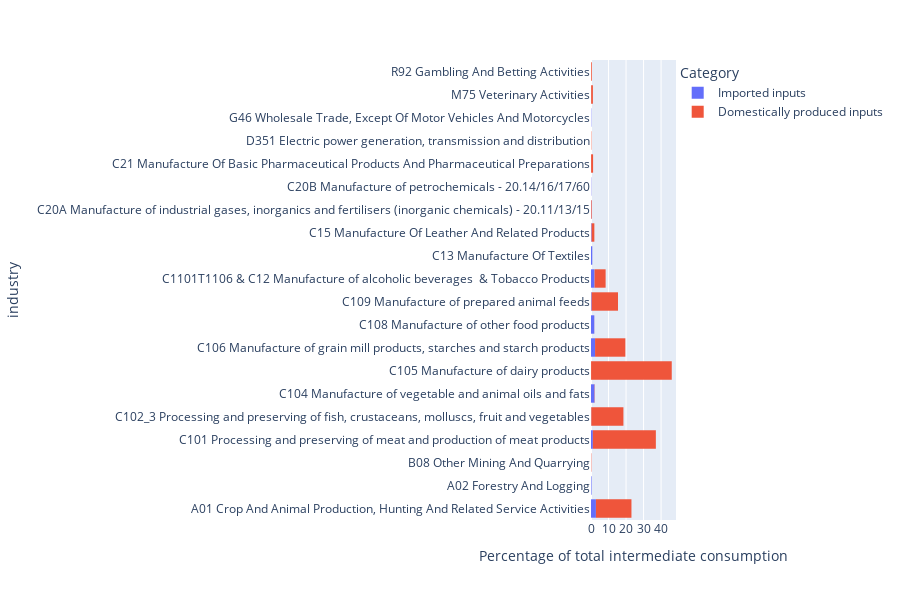

Here is the notebook cell this chart was saved with:
### Code cell
fig = px.histogram(combined_subset, 
                        color='component',
                        y='industry_trun', 
                        x='proportion_total',
                            labels={
                                'component':'Category',
                                'industry_trun':'Industry',
                                'proportion_total': 'Percentage of total intermediate consumption'
                            },
            height=600)

fig.update_layout(xaxis_title='Percentage of total intermediate consumption',
                  margin=dict(l=200))

fig.update_yaxes(categoryorder='array', categoryarray=yarray[::-1])

config = {'displayModeBar': True}

fig

### Figure 1 — Plotly figure (JSON) as saved in the notebook; plotly's stock layout.template omitted (floating-point values rounded to 4 significant figures)
{"data": [{"alignmentgroup": "True", "bingroup": "y", "histfunc": "sum", "hovertemplate": "Category=Imported inputs<br>sum of Percentage of total intermediate consumption=%{x}<br>industry=%{y}<extra></extra>", "legendgroup": "Imported inputs", "marker": {"color": "#636efa", "pattern": {"shape": ""}}, "name": "Imported inputs", "offsetgroup": "Imported inputs", "orientation": "h", "showlegend": true, "type": "histogram", "x": [2.81, 0.3188, 0.02489, 1.063, 0.1574, 1.988, 0.0414, 2.32, 1.86, 0.385, 2.03, 0.7389, 0.3478, 0.1829, 0.1463, 0.05232, 0, 0.1641, 0.07788, 0], "xaxis": "x", "y": ["A01 Crop And Animal Production, Hunting And Related Service Activities", "A02 Forestry And Logging", "B08 Other Mining And Quarrying", "C101 Processing and preserving of meat and production of meat products", "C102_3 Processing and preserving of fish, crustaceans, molluscs, fruit and vegetables", "C104 Manufacture of vegetable and animal oils and fats", "C105 Manufacture of dairy products", "C106 Manufacture of grain mill products, starches and starch products", "C108 Manufacture of other food products", "C109 Manufacture of prepared animal feeds", "C1101T1106 & C12 Manufacture of alcoholic beverages  & Tobacco Products", "C13 Manufacture Of Textiles", "C15 Manufacture Of Leather And Related Products", "C20A Manufacture of industrial gases, inorganics and fertilisers (inorganic chemicals) - 20.11/13/15", "C20B Manufacture of petrochemicals - 20.14/16/17/60", "C21 Manufacture Of Basic Pharmaceutical Products And Pharmaceutical Preparations", "D351 Electric power generation, transmission and distribution", "G46 Wholesale Trade, Except Of Motor Vehicles And Motorcycles", "M75 Veterinary Activities", "R92 Gambling And Betting Activities"], "yaxis": "y"}, {"alignmentgroup": "True", "bingroup": "y", "histfunc": "sum", "hovertemplate": "Category=Domestically produced inputs<br>sum of Percentage of total intermediate consumption=%{x}<br>industry=%{y}<extra></extra>", "legendgroup": "Domestically produced inputs", "marker": {"color": "#EF553B", "pattern": {"shape": ""}}, "name": "Domestically produced inputs", "offsetgroup": "Domestically produced inputs", "orientation": "h", "showlegend": true, "type": "histogram", "x": [20.28, 0, 0.1743, 35.95, 18.35, 0.1529, 46.04, 17.29, 0.03992, 15.03, 6.313, 0, 1.565, 0.3659, 0.009754, 1.136, 0.1751, 0, 1.012, 0.4473], "xaxis": "x", "y": ["A01 Crop And Animal Production, Hunting And Related Service Activities", "A02 Forestry And Logging", "B08 Other Mining And Quarrying", "C101 Processing and preserving of meat and production of meat products", "C102_3 Processing and preserving of fish, crustaceans, molluscs, fruit and vegetables", "C104 Manufacture of vegetable and animal oils and fats", "C105 Manufacture of dairy products", "C106 Manufacture of grain mill products, starches and starch products", "C108 Manufacture of other food products", "C109 Manufacture of prepared animal feeds", "C1101T1106 & C12 Manufacture of alcoholic beverages  & Tobacco Products", "C13 Manufacture Of Textiles", "C15 Manufacture Of Leather And Related Products", "C20A Manufacture of industrial gases, inorganics and fertilisers (inorganic chemicals) - 20.11/13/15", "C20B Manufacture of petrochemicals - 20.14/16/17/60", "C21 Manufacture Of Basic Pharmaceutical Products And Pharmaceutical Preparations", "D351 Electric power generation, transmission and distribution", "G46 Wholesale Trade, Except Of Motor Vehicles And Motorcycles", "M75 Veterinary Activities", "R92 Gambling And Betting Activities"], "yaxis": "y"}], "layout": {"barmode": "relative", "height": 600, "legend": {"title": {"text": "Category"}, "tracegroupgap": 0}, "margin": {"l": 200, "t": 60}, "xaxis": {"anchor": "y", "domain": [0, 1], "title": {"text": "Percentage of total intermediate consumption"}}, "yaxis": {"anchor": "x", "categoryarray": ["C20B Manufacture of ...", "G46 Wholesale Trade,...", "D351 Electric power ...", "B08 Other Mining And...", "A02 Forestry And Log...", "R92 Gambling And Bet...", "C20A Manufacture of ...", "C13 Manufacture Of T...", "M75 Veterinary Activ...", "C21 Manufacture Of B...", "C108 Manufacture of ...", "C15 Manufacture Of L...", "C104 Manufacture of ...", "C1101T1106 & C12 Man...", "C109 Manufacture of ...", "C102_3 Processing an...", "C106 Manufacture of ...", "A01 Crop And Animal ...", "C101 Processing and ...", "C105 Manufacture of ..."], "categoryorder": "array", "domain": [0, 1], "title": {"text": "industry"}}}}
